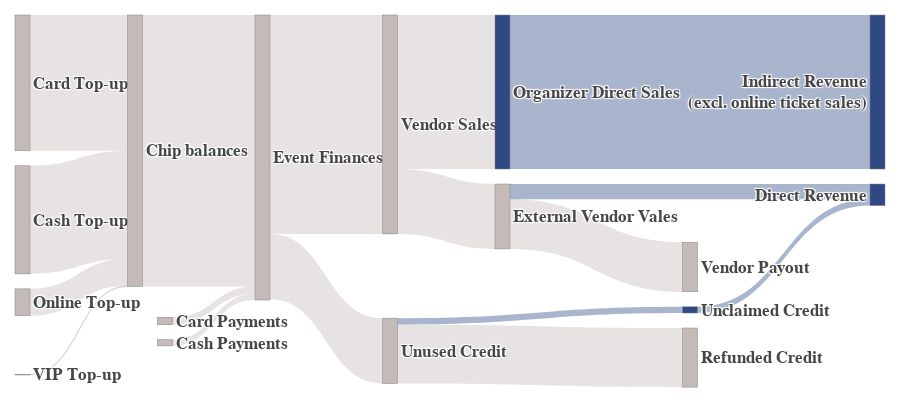

The notebook cell this image was saved under:
### Code cell
sankey_data = load_data("rq1-4-cashflows.csv")

diagram = SankeyDiagram()

# top-ups
diagram.add_node('top_up_online', 'Online Top-up', x=0, y=0., color='stone')
diagram.add_node('top_up_card', 'Card Top-up', x=0, y=0.2, color='stone')
diagram.add_node('top_up_cash', 'Cash Top-up', x=0, y=0.4, color='stone')
diagram.add_node('top_up_vip', 'VIP Top-up', x=0, y=0.6, color='stone')

# chip balances
diagram.add_node('chip_balances', 'Chip balances', x=0.16, y=0.33, color='stone')
diagram.add_flow('top_up_online', 'chip_balances', sankey_data['top_up_online'] / 100, color=None)
diagram.add_flow('top_up_card', 'chip_balances', sankey_data['top_up_card'] / 100, color=None)
diagram.add_flow('top_up_cash', 'chip_balances', sankey_data['top_up_cash'] / 100, color=None)
diagram.add_flow('top_up_vip', 'chip_balances', sankey_data['top_up_vip'] / 100, color=None)

# non-chip sales
diagram.add_node('non_chip_card', 'Card Payments', x=0.2, y=0.85, color='stone')
diagram.add_node('non_chip_cash', 'Cash Payments', x=0.2, y=0.9, color='stone')

# event finances
diagram.add_node('event_finances', 'Event Finances', x=0.33, y=0.33, color='stone')
diagram.add_flow('chip_balances', 'event_finances', sankey_data['top_up_total'] / 100, color=None)
diagram.add_flow('non_chip_card', 'event_finances', sankey_data['non_chip_card'] / 100, color=None)
diagram.add_flow('non_chip_cash', 'event_finances', sankey_data['non_chip_cash'] / 100, color=None)

# vendor sales
diagram.add_node('vendor_sales', 'Vendor Sales', x=0.5, y=0.25, color='stone')
diagram.add_flow('event_finances', 'vendor_sales', sankey_data['vendor_sales'] / 100, color=None)

# external vendor sales
diagram.add_node('vendor_external_sales', 'External Vendor Vales', x=0.65, y=0.5, color='stone')
diagram.add_flow('vendor_sales', 'vendor_external_sales', sankey_data['vendor_external_sales'] / 100, color=None)
# external vendor payouts
diagram.add_node('vendor_external_payout', 'Vendor Payout', x=0.9, y=0.7, color='stone')
diagram.add_flow('vendor_external_sales', 'vendor_external_payout', sankey_data['vendor_external_payout'] / 100, color=None)

# organizer vendor sales + expenses
# diagram.add_node('online_ticket_sales', 'Online Ticket Sales', x=0.8, y=0, color='aqua')
# diagram.add_flow('online_ticket_sales', 'indirect_revenue', 11179700, color='aqua')

diagram.add_node('vendor_organizer_sales', 'Organizer Direct Sales', x=0.65, y=0.1, color='thesis_blue')
diagram.add_flow('vendor_sales', 'vendor_organizer_sales', sankey_data['vendor_organizer_sales'] / 100, color=None)

diagram.add_node('indirect_revenue', 'Indirect Revenue<br>(excl. online ticket sales)', x=1.15, y=0.1, color='thesis_blue')
diagram.add_flow('vendor_organizer_sales', 'indirect_revenue', sankey_data['vendor_organizer_expenses'] / 100, color='thesis_blue')

# unused credit
diagram.add_node('balance_unused', 'Unused Credit', x=0.5, y=0.933, color='stone')
diagram.add_flow('event_finances', 'balance_unused', sankey_data['balance_unused'] / 100, color=None)

# unclaimed credit
diagram.add_node('balance_unused_unclaimed', 'Unclaimed Credit', x=0.9, y=0.8, color='thesis_blue')
diagram.add_flow('balance_unused', 'balance_unused_unclaimed', sankey_data['balance_unused_unclaimed'] / 100, color='thesis_blue')

# refunded credit
diagram.add_node('balance_unused_refunded', 'Refunded Credit', x=0.9, y=0.9, color='stone')
diagram.add_flow('balance_unused', 'balance_unused_refunded', sankey_data['balance_unused_refunded'] / 100, color=None)

# organizer revenue
diagram.add_node('organizer_revenue', 'Direct Revenue', x=1.15, y=0.45, color='thesis_blue')
diagram.add_flow('vendor_external_sales', 'organizer_revenue', sankey_data['vendor_external_commission'] / 100, color='thesis_blue')
diagram.add_flow('vendor_organizer_sales', 'organizer_revenue', (sankey_data['vendor_organizer_sales'] - sankey_data['vendor_organizer_expenses']) / 100, color=None)
diagram.add_flow('balance_unused_unclaimed', 'organizer_revenue', sankey_data['balance_unused_unclaimed_organizer'] / 100, color=None)

# Create the figure
plotly_dict = diagram.to_plotly()
node_dict = plotly_dict['node']
node_dict.update(
	{
		'pad': 15,
		'thickness': 15,
		'line': { 'color': "gray", 'width': 0.5 },
	}
)
fig = go.Figure(
	data=[go.Sankey(
		arrangement='snap',
		node=node_dict,
		link=plotly_dict['link']
	)]
)

# Update layout
fig.update_layout(
	font=dict(
		size=16.5 * scale,
		family="serif",
		weight="bold",
		color=get_chart_color('text'),
	),
	paper_bgcolor='white',
	plot_bgcolor='white',
	width=900,
	height=400,
	margin=dict(t=15, l=15, r=135, b=25),
)

fig.show()
fig.write_image(get_charts_dir("total-revenue-cashflows.png"), scale=4)

### Figure 1 — Plotly figure (JSON) as saved in the notebook; plotly's stock layout.template omitted (floating-point values rounded to 4 significant figures)
{"data": [{"arrangement": "snap", "link": {"color": ["rgba(186, 176, 172, 00.35)", "rgba(186, 176, 172, 00.35)", "rgba(186, 176, 172, 00.35)", "rgba(186, 176, 172, 00.35)", "rgba(186, 176, 172, 00.35)", "rgba(186, 176, 172, 00.35)", "rgba(186, 176, 172, 00.35)", "rgba(186, 176, 172, 00.35)", "rgba(186, 176, 172, 00.35)", "rgba(186, 176, 172, 00.35)", "rgba(186, 176, 172, 00.35)", "rgba(11, 42, 112, 0.35)", "rgba(186, 176, 172, 00.35)", "rgba(11, 42, 112, 0.35)", "rgba(186, 176, 172, 00.35)", "rgba(11, 42, 112, 0.35)", "rgba(11, 42, 112, 00.35)", "rgba(11, 42, 112, 00.35)"], "source": [0, 1, 2, 3, 4, 5, 6, 7, 8, 9, 8, 11, 7, 13, 13, 9, 11, 14], "target": [4, 4, 4, 4, 7, 7, 7, 8, 9, 10, 11, 12, 13, 14, 15, 16, 16, 16], "value": [[1436000.0], [7265000.0], [5783000.0], [37500.0], [14520000.0], [398600.0], [328300.0], [11710000.0], [3472000.0], [2651000.0], [8240000.0], [8240000.0], [3497000.0], [333900.0], [3164000.0], [820700.0], [0.0], [333900.0]]}, "node": {"color": ["rgba(186, 176, 172, 0.85)", "rgba(186, 176, 172, 0.85)", "rgba(186, 176, 172, 0.85)", "rgba(186, 176, 172, 0.85)", "rgba(186, 176, 172, 0.85)", "rgba(186, 176, 172, 0.85)", "rgba(186, 176, 172, 0.85)", "rgba(186, 176, 172, 0.85)", "rgba(186, 176, 172, 0.85)", "rgba(186, 176, 172, 0.85)", "rgba(186, 176, 172, 0.85)", "rgba(11, 42, 112, 0.85)", "rgba(11, 42, 112, 0.85)", "rgba(186, 176, 172, 0.85)", "rgba(11, 42, 112, 0.85)", "rgba(186, 176, 172, 0.85)", "rgba(11, 42, 112, 0.85)"], "label": ["Online Top-up", "Card Top-up", "Cash Top-up", "VIP Top-up", "Chip balances", "Card Payments", "Cash Payments", "Event Finances", "Vendor Sales", "External Vendor Vales", "Vendor Payout", "Organizer Direct Sales", "Indirect Revenue<br>(excl. online ticket sales)", "Unused Credit", "Unclaimed Credit", "Refunded Credit", "Direct Revenue"], "line": {"color": "gray", "width": 0.5}, "pad": 15, "thickness": 15, "x": [0, 0, 0, 0, 0.16, 0.2, 0.2, 0.33, 0.5, 0.65, 0.9, 0.65, 1.15, 0.5, 0.9, 0.9, 1.15], "y": [0.0, 0.2, 0.4, 0.6, 0.33, 0.85, 0.9, 0.33, 0.25, 0.5, 0.7, 0.1, 0.1, 0.933, 0.8, 0.9, 0.45]}, "type": "sankey"}], "layout": {"font": {"size": 16.5, "family": "serif", "weight": "bold", "color": "#474647"}, "margin": {"t": 15, "l": 15, "r": 135, "b": 25}, "paper_bgcolor": "white", "plot_bgcolor": "white", "width": 900, "height": 400}}
